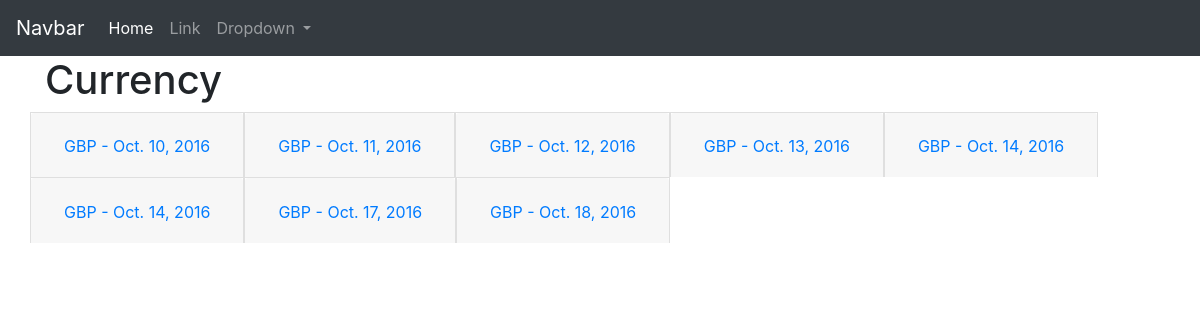
The app's page /rates/GBP/, older data.
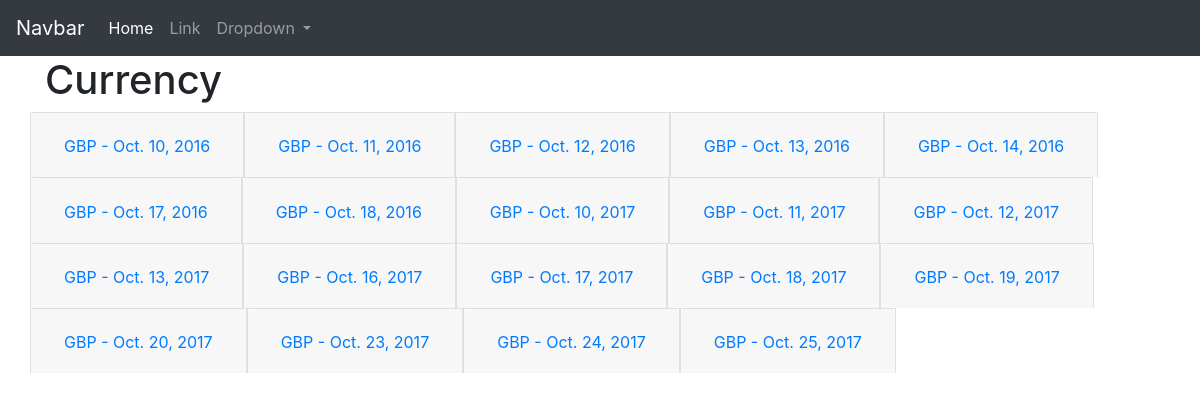
The same page, newer data.
### rates/models.py (models this page shows)
class BaseCurrency(models.Model):
	symbol = models.CharField(max_length=3)
	date = models.DateField(auto_now=False, auto_now_add=False)
	def __str__(self):
		return self.symbol

### rates/views.py (the view)
# urls.py: path('<str:base_name>/', views.currency, name='latest currency data'),
def currency(request, base_name):
    currency = {}
    curr_list = ['NZD', 'CAD', 'USD', 'AUD', 'HKD', 'GBP', 'EUR', 'CHF']
    for base_curr in BaseCurrency.objects.filter(symbol=base_name.upper()):
        currency[base_curr] = {}
        for curr in Currency.objects.filter(base=base_curr, symbol__in=curr_list):
            if curr.symbol == base_curr.symbol:
                pass
            else:
                x = {curr: curr.rate_to_base}
                currency[base_curr].update(x)
    context = {
            'base_name': f'{base_name.upper()}',
            'currency': currency
    }
    return render(request, 'rates/currency.html', context)

### rates/models.py (called while the page is built)
	def __str__(self):
		return self.symbol

### rates/templates/rates/currency.html (shortened to what this page needs)
{% extends 'rates/block_template.html' %}
{% load rate_tags %}
{% block content %}
<div class="row">
{% for key, values in currency.items|dictsort:"0.date" %}
<div class="accordion" id="dateAccordion{{ forloop.counter }}">
    <div class="card">
    <div class="card-header" id="heading{{key}}">
      <h2 class="mb-0">
        <button class="btn btn-link" type="button" data-toggle="collapse" data-target="#{{key}}{{ forloop.counter }}" aria-expanded="true" aria-controls="{{key}}{{ forloop.counter }}">
          {{key}} - {{key.date}}
        </button>
      </h2>
    </div>
    </div>
</div>
{% endfor %}
</div>
 {% endblock %}

### rates/templates/rates/block_template.html (shortened to what this page needs)
<!doctype html>
<html lang="en">
  <head>
    {% load static %}
    <link rel="stylesheet" href="https://stackpath.bootstrapcdn.com/bootstrap/4.3.1/css/bootstrap.min.css">
  </head>
  <body>
    <nav class="navbar navbar-expand-md navbar-dark bg-dark">
    <a class="navbar-brand" href="#">Navbar</a>
    <div class="collapse navbar-collapse" id="navbarSupportedContent">
      <ul class="navbar-nav mr-auto">
        <li class="nav-item active">
          <a class="nav-link" href="/rates">Home <span class="sr-only">(current)</span></a>
        </li>
        <li class="nav-item">
          <a class="nav-link" href="#">Link</a>
        </li>
        <li class="nav-item dropdown">
          <a class="nav-link dropdown-toggle" href="#" id="navbarDropdown" role="button" data-toggle="dropdown" aria-haspopup="true" aria-expanded="false">
            Dropdown
          </a>
        </li>
      </ul>
    </div>
  </nav>
    <div class="container">
        <h1>Currency</h1>
        {% block content %} {% endblock %}
    </div>
  </body>
</html>

Row changes from the older to the newer data that the page shows:
removed BaseCurrency: symbol "GBP", date "Oct. 14, 2016"
added BaseCurrency: symbol "GBP", date "Oct. 10, 2017"
added BaseCurrency: symbol "GBP", date "Oct. 11, 2017"
added BaseCurrency: symbol "GBP", date "Oct. 12, 2017"
added BaseCurrency: symbol "GBP", date "Oct. 13, 2017"
added BaseCurrency: symbol "GBP", date "Oct. 16, 2017"
added BaseCurrency: symbol "GBP", date "Oct. 17, 2017"
added BaseCurrency: symbol "GBP", date "Oct. 18, 2017"
added BaseCurrency: symbol "GBP", date "Oct. 19, 2017"
added BaseCurrency: symbol "GBP", date "Oct. 20, 2017"
added BaseCurrency: symbol "GBP", date "Oct. 23, 2017"
added BaseCurrency: symbol "GBP", date "Oct. 24, 2017"
added BaseCurrency: symbol "GBP", date "Oct. 25, 2017"
